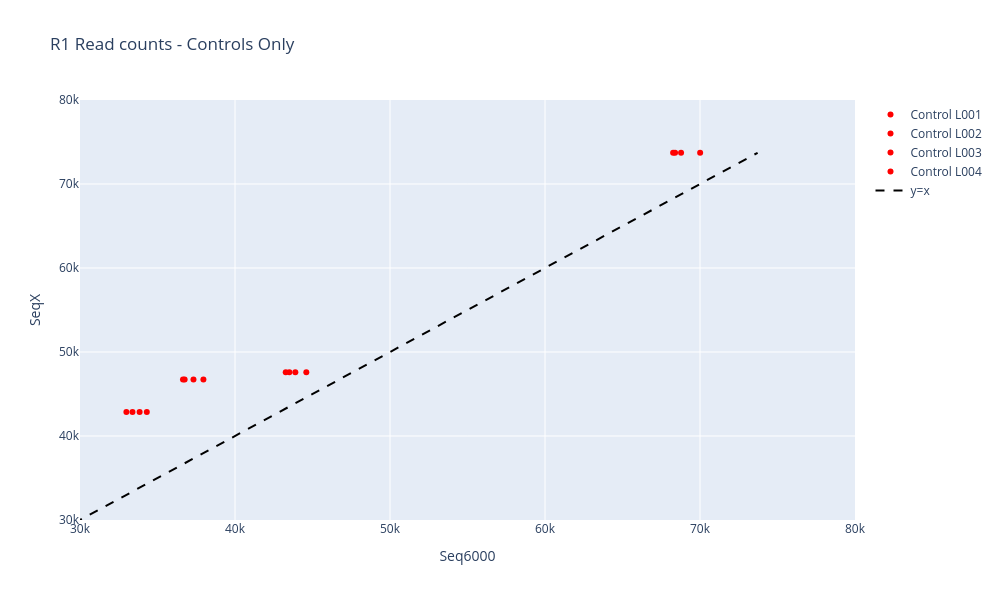

Write notebook code for a chart like this one.
### Markdown cell above
Zoomed in (Lane 4 has 1 more control than all the other lanes so that control is not included)

### Code cell
import plotly.graph_objects as go

def scatter_plot_plotly_controls_only_with_identity_line_combined(full_dataset, protocol, value_column):
    # Filter the dataset based on the protocol
    if protocol == "Single":
        filter = full_dataset["Protocol"] == "Single"
    elif protocol == "Double":
        filter = full_dataset["Protocol"] == "Double"
    elif protocol == "Both":
        filter = (full_dataset["Protocol"] == "Single") | (full_dataset["Protocol"] == "Double")
    else:
        raise Exception("Invalid protocol")
    
    full_dataset = full_dataset[filter]
    
    # Filter the dataset to include only rows where Control is not NaN
    control_data = full_dataset[~full_dataset["Control"].isna()]
    
    # Create the Plotly figure
    fig = go.Figure()

    # Loop over each lane and add traces to the same figure
    for lane in ['L001', 'L002', 'L003', 'L004']:
        # Filter data for the current lane
        if lane != 'L004':  
            data_ns6_control = control_data[(control_data["Platform"] == "NovaSeq6") & (control_data["Read Type"] == "R1") 
                                            & (control_data["Lane"] == lane) & (control_data["library_id"] != 'LV7009026461')]
            data_nsX_control = control_data[(control_data["Platform"] == "NovaSeqX") & (control_data["Read Type"] == "R1") 
                                            & (control_data["Lane"] == "L005") & (control_data["library_id"] != 'LV7009026461')]
        else:
            data_ns6_control = control_data[(control_data["Platform"] == "NovaSeq6") & (control_data["Read Type"] == "R1") & (control_data["Lane"] == lane)]
            data_nsX_control = control_data[(control_data["Platform"] == "NovaSeqX") & (control_data["Read Type"] == "R1") & (control_data["Lane"] == "L005")]
        
        # Get the x and y values for Control rows
        x_control = data_nsX_control[["library_id", value_column]].groupby("library_id").sum().reset_index().sort_values("library_id")[value_column]
        y_control = data_ns6_control[["library_id", value_column]].groupby("library_id").sum().reset_index().sort_values("library_id")[value_column]

        # Add Control points for this lane
        control_values = data_nsX_control.groupby("library_id")["Control"].first().reset_index()["Control"]

        fig.add_trace(
            go.Scatter(
                x=y_control,
                y=x_control,
                mode='markers',
                marker=dict(color='red'),
                name=f'Control {lane}',
                text=control_values, 
                hovertemplate=(
                    "Control Type:   %{text}<br>" +  # Display the Control value
                    "Seq6000 value:  %{x}<br>" +  # Display Seq6000 value
                    "SeqX value:     %{y}<br>" +  # Display SeqX value
                    "<extra></extra>"  # Remove extra information
                )
            )
        )

    # Add identity line (y = x) once for all lanes
    fig.add_trace(
        go.Scatter(
            x=[0, max(control_data[value_column].max(), control_data[value_column].max())],  # Identity line range
            y=[0, max(control_data[value_column].max(), control_data[value_column].max())],  # Identity line
            mode='lines',
            line=dict(color='black', dash='dash'),
            name="y=x"
        )
    )

    # Customize the layout
    fig.update_layout(
        title="R1 Read counts - Controls Only",
        xaxis_title="Seq6000",
        yaxis_title="SeqX",
        showlegend=True,
        width=1000,  # Set the width of the plot
        height=600,  # Set the height of the plot
        xaxis=dict(range=[30000, 80000]),  # Set x-axis range
        yaxis=dict(range=[30000, 80000])   # Set y-axis range
    )

    # Show the plot
    fig.show()

# Example usage
scatter_plot_plotly_controls_only_with_identity_line_combined(all_multiqc_data, "Double", "fastqc_raw__Total Sequences")

### Figure 1 — Plotly figure (JSON) as saved in the notebook; plotly's stock layout.template omitted (floating-point values rounded to 4 significant figures)
{"data": [{"hovertemplate": "Control Type:   %{text}<br>Seq6000 value:  %{x}<br>SeqX value:     %{y}<br><extra></extra>", "marker": {"color": "red"}, "mode": "markers", "name": "Control L001", "text": ["Control", "Control", "Control", "ExrNTC"], "type": "scatter", "x": [33845, 68778, 43893, 37321], "y": [42867, 73717, 47592, 46741]}, {"hovertemplate": "Control Type:   %{text}<br>Seq6000 value:  %{x}<br>SeqX value:     %{y}<br><extra></extra>", "marker": {"color": "red"}, "mode": "markers", "name": "Control L002", "text": ["Control", "Control", "Control", "ExrNTC"], "type": "scatter", "x": [34310, 70009, 44601, 37962], "y": [42867, 73717, 47592, 46741]}, {"hovertemplate": "Control Type:   %{text}<br>Seq6000 value:  %{x}<br>SeqX value:     %{y}<br><extra></extra>", "marker": {"color": "red"}, "mode": "markers", "name": "Control L003", "text": ["Control", "Control", "Control", "ExrNTC"], "type": "scatter", "x": [33385, 68265, 43273, 36644], "y": [42867, 73717, 47592, 46741]}, {"hovertemplate": "Control Type:   %{text}<br>Seq6000 value:  %{x}<br>SeqX value:     %{y}<br><extra></extra>", "marker": {"color": "red"}, "mode": "markers", "name": "Control L004", "text": ["Control", "Control", "ExrNTC", "Control", "ExrNTC"], "type": "scatter", "x": [32993, 68393, 1, 43507, 36751], "y": [42867, 73717, 0, 47592, 46741]}, {"line": {"color": "black", "dash": "dash"}, "mode": "lines", "name": "y=x", "type": "scatter", "x": [0, 73717], "y": [0, 73717]}], "layout": {"height": 600, "showlegend": true, "title": {"text": "R1 Read counts - Controls Only"}, "width": 1000, "xaxis": {"range": [30000, 80000], "title": {"text": "Seq6000"}}, "yaxis": {"range": [30000, 80000], "title": {"text": "SeqX"}}}}
